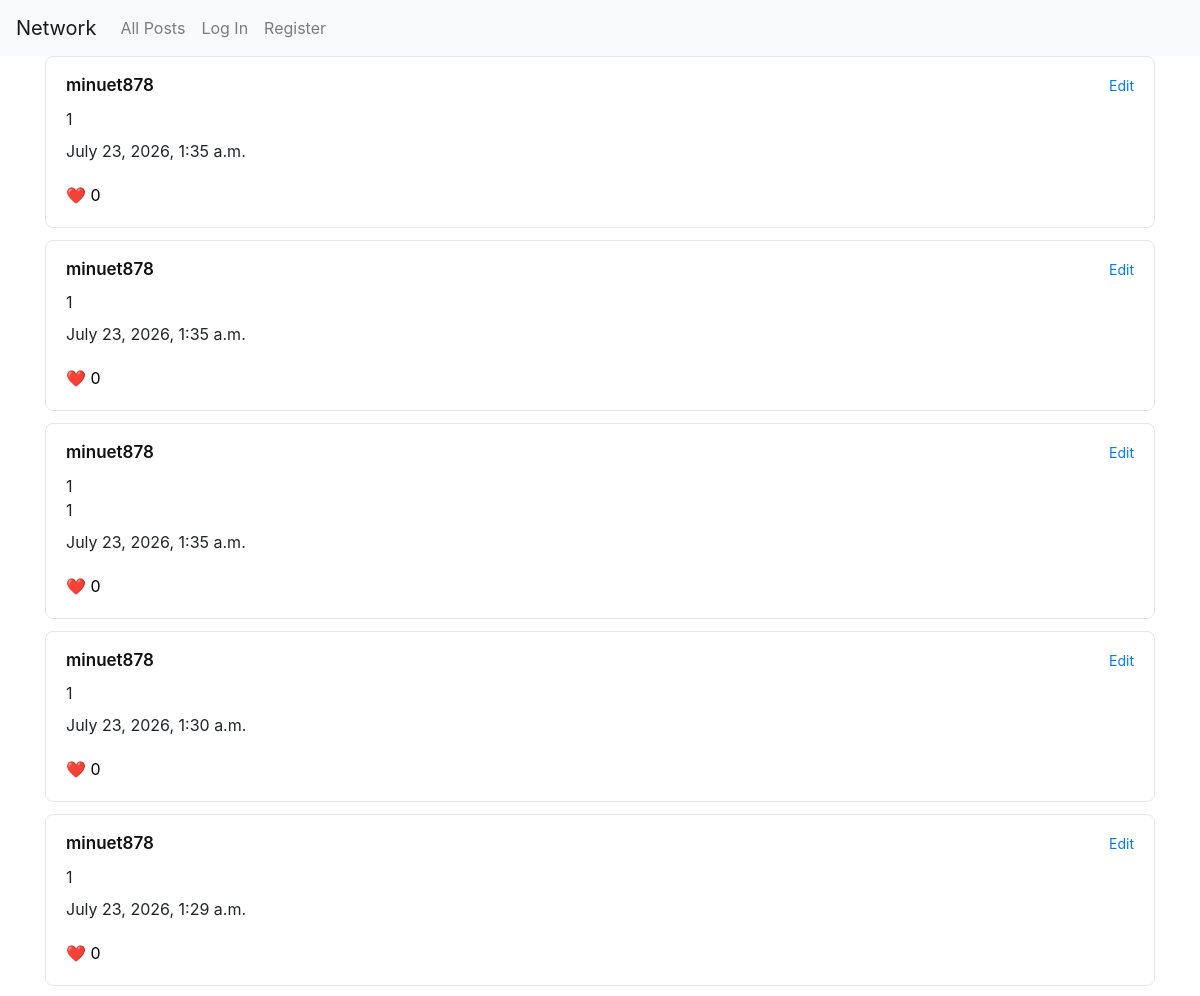
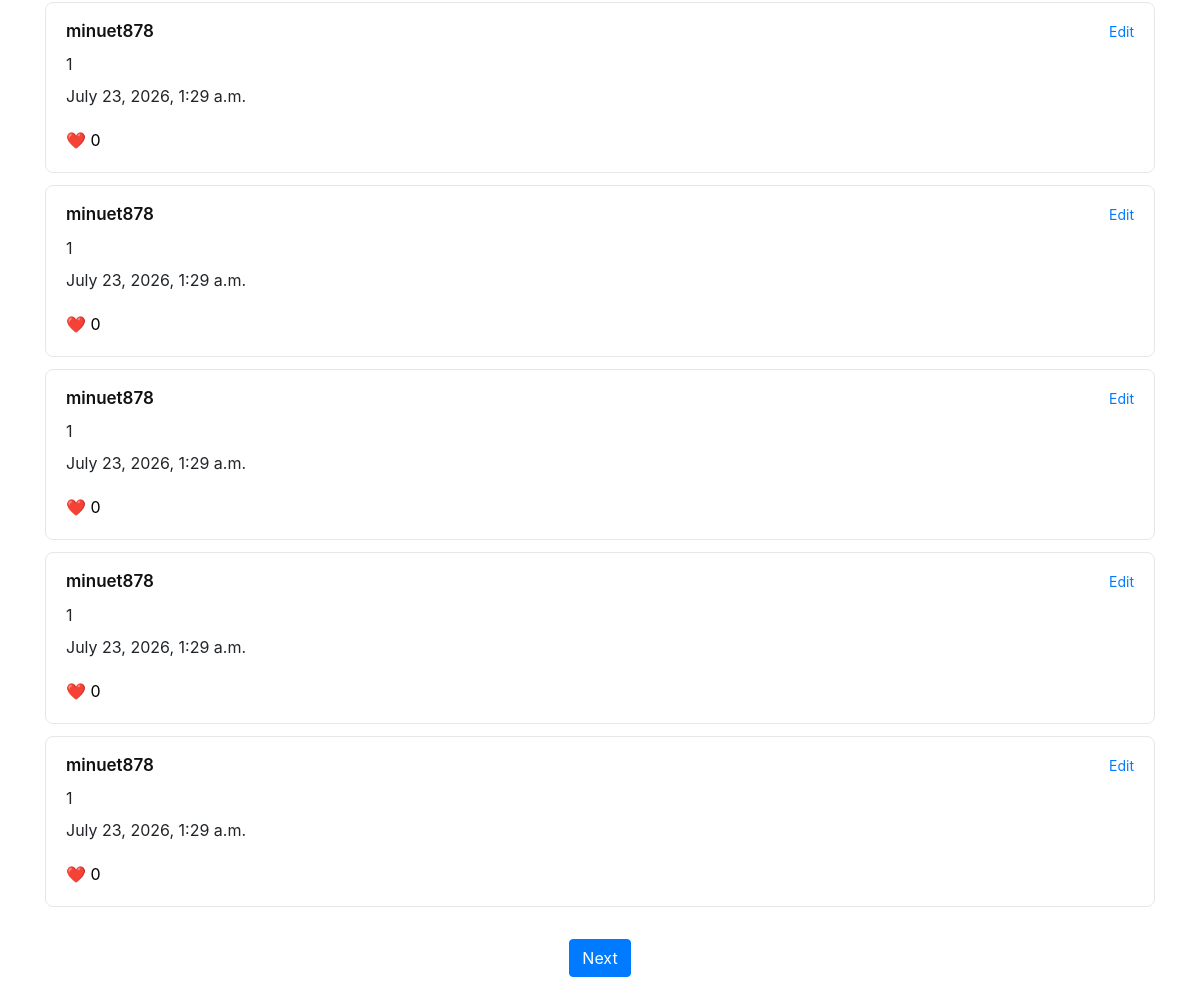
The page / on the database its author committed (2 pictures, top to bottom).
### network/models.py (models this page shows, shortened)
class Post(models.Model):
    poster = models.ForeignKey(User, on_delete=models.CASCADE, related_name="posts")
    content = models.TextField()
    post_time = models.DateTimeField(auto_now_add=True)
    like = models.ManyToManyField("User", blank=True, related_name="like_posts")

class User(AbstractUser):
    follow = models.ManyToManyField("User", blank=True, related_name="followers")

### network/views.py (the view)
# urls.py: path("", views.index, name="index"),
def index(request):
    if request.method == "GET":
        posts = Post.objects.order_by("-post_time")
        paginator = Paginator(posts, 10)
        page_number = request.GET.get('page')
        page_obj = paginator.get_page(page_number)
        return render(request, "network/index.html", {
            "posts": page_obj
        })
    if request.method == "POST":
        content = request.POST.get("content")
        poster = request.user
        Post.objects.create(poster=poster, content=content)
        return HttpResponseRedirect(reverse("index"))

### network/templates/network/index.html (shortened to what this page needs)
{% extends "network/layout.html" %}
{% block body %}
    {% for post in posts %}
        <div class="card-box">
            <div class="post-header">
                <a class="post-author" href="{% url 'profile' post.poster.id %}">{{ post.poster }}</a>
                <a class="edit-link" href="{% url 'edit' %}">Edit</a>
            </div>
            <p class="post-content">{{ post.content }}</p>
            <p class="post-time">{{ post.post_time }}</p>
            <button class="like-btn" data-post-id="{{ post.id }}">
                ❤️ <span id="like-count-{{ post.id }}">{{ post.like.count }}</span>
            </button>
        </div>
    {% endfor %}
    <div style="padding: 20px; text-align: center;">
        {% if posts.has_next %}
            <a class="btn btn-primary" href="?page={{ posts.next_page_number }}">Next</a>
        {% endif %}
    </div>
{% endblock %}

### network/static/network/styles.css (style rules this page uses)
.card-box { border: 1px solid #e5e7eb; border-radius: 8px; padding: 16px 20px; margin-bottom: 12px; background-color: white; }
.post-header { display: flex; justify-content: space-between; align-items: center; margin-bottom: 8px; }
.post-author { font-weight: 600; font-size: 17px; text-decoration: none; color: #111; }
.edit-link { font-size: 14px; text-decoration: none; }
.post-content { font-size: 16px; margin-bottom: 8px; white-space: pre-wrap; }
.like-btn { background: none; border: none; cursor: pointer; font-size: 16px; padding: 4px 0; }

### rows shown on the page
Post: poster "minuet878", content "1", post_time "July 23, 2026, 1:35 a.m.", like.count "0"
Post: poster "minuet878", content "1", post_time "July 23, 2026, 1:35 a.m.", like.count "0"
Post: poster "minuet878", content "1 1", post_time "July 23, 2026, 1:35 a.m.", like.count "0"
Post: poster "minuet878", content "1", post_time "July 23, 2026, 1:30 a.m.", like.count "0"
Post: poster "minuet878", content "1", post_time "July 23, 2026, 1:29 a.m.", like.count "0"
Post: poster "minuet878", content "1", post_time "July 23, 2026, 1:29 a.m.", like.count "0"
Post: poster "minuet878", content "1", post_time "July 23, 2026, 1:29 a.m.", like.count "0"
Post: poster "minuet878", content "1", post_time "July 23, 2026, 1:29 a.m.", like.count "0"
Post: poster "minuet878", content "1", post_time "July 23, 2026, 1:29 a.m.", like.count "0"
Post: poster "minuet878", content "1", post_time "July 23, 2026, 1:29 a.m.", like.count "0"
